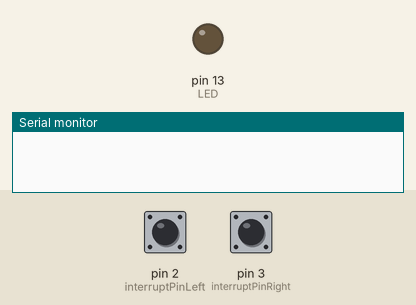
Simulated run of this sketch. Board: Arduino Uno, built with avr-gcc and run on an emulated ATmega328P. Shown: output pins drawn as LEDs (lit = HIGH), the last lines printed to the serial monitor. The test bench sets the inputs (shaded band); at power-on: pin 2 (interruptPinLeft) HIGH, pin 3 (interruptPinRight) HIGH.

Above: at 1.2 s.
1.3 s: pin 2 (interruptPinLeft) pulled LOW for 0.15 s
At 1.9 s:
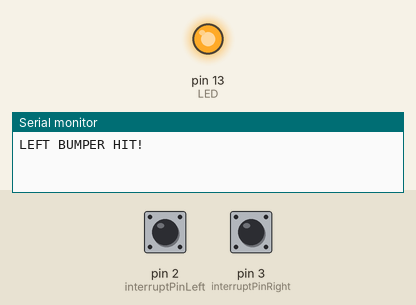
3.5 s: pin 3 (interruptPinRight) pulled LOW for 0.15 s
At 4.4 s:
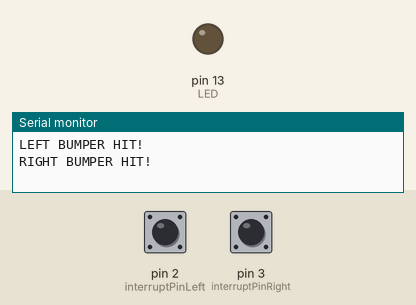
Timing chart, 0 to 6.5 s (numbered marks = the images above; inputs shaded):
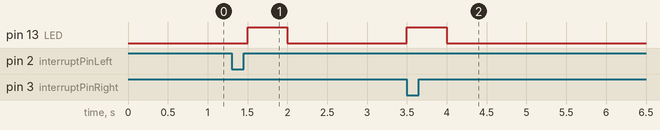

Measured:
- after the input at 1.3 s, pin 13 (LED): LOW → HIGH after 0.20 s, → LOW 0.50 s later
- after the input at 3.5 s, pin 13 (LED): LOW → HIGH at once, → LOW 0.50 s later

The sketch:

S2_L03_2_Bumpers_as_Interrupts_with_Pullups.ino
```cpp
/***************************************
 * THS Robotics Course
 * Season 2, Lesson 3 : Bumpers using interrupts
 * Emery Premeaux
 *
 * Arduino UNO has 2 hardware interrupts, they are:
 *    Digital pin 2 = Interrupt 0
 *    Digital pin 3 = Interrupt 1
 *
 *    To control WHEN interrupts are allowed, refer to https://www.arduino.cc/en/Reference/Interrupts
 *    To attach and configure hardware interrupts, refer to https://www.arduino.cc/en/Reference/Interrupts
 ***************************************/

int interruptPinLeft = 2;
int interruptPinRight = 3;
int LED = 13;

volatile byte bumperLeftState = LOW;
volatile byte bumperRightState = LOW;

void setup() {
  // put your setup code here, to run once:
  Serial.begin(9600);
  pinMode (LED, OUTPUT);

  pinMode (interruptPinLeft, INPUT_PULLUP);
  pinMode (interruptPinRight, INPUT_PULLUP);
  attachInterrupt(0, interruptBumperLeft, FALLING);
  attachInterrupt(1, interruptBumperRight, FALLING);
}

void interruptBumperLeft() {
  bumperLeftState = HIGH;
}

void interruptBumperRight() {
  bumperRightState = HIGH;
}

void loop() {
  digitalWrite(LED, LOW);

  if(bumperLeftState == HIGH){
    digitalWrite(LED, HIGH);
    Serial.println("LEFT BUMPER HIT!");
    bumperLeftState = LOW;
  }

  if(bumperRightState == HIGH){
    digitalWrite(LED, HIGH);
    Serial.println("RIGHT BUMPER HIT!");
    bumperRightState = LOW;
  }
  delay(500);
}
```
